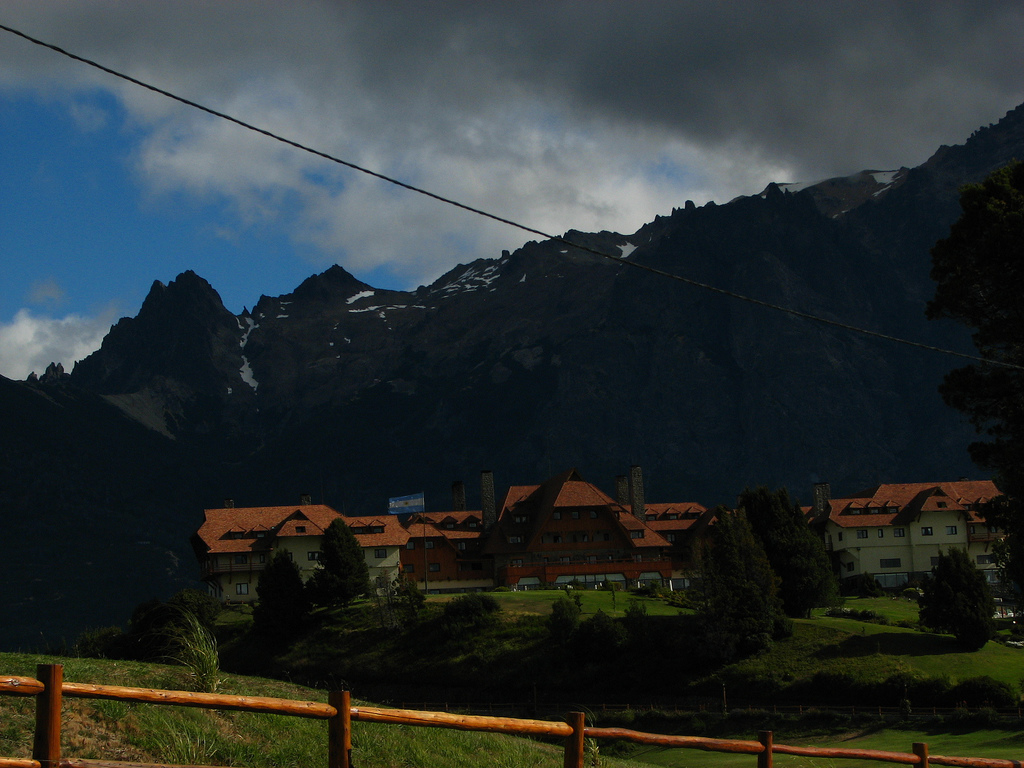
%> input picture vision_por_computador/practicas/p3/paisaje.jpg, 1024 x 768 px
$ octave ejercicio5.m   (GNU Octave 9; MATLAB toolbox functions it lacks are replaced by stand-ins)
%> lines starting %> are read from the running program, lines starting %| are printed output that depends on the picture
paisaje = imread("paisaje.jpg");
%> paisaje is the input picture: size 768x1024x3 uint8; mean R, G, B 42.1, 49.9, 51.1

paisaje_1 = rgb2lab(paisaje);
%> paisaje_1: size 768x1024x3 double; mean of channels 1, 2, 3 19.7, -1.5, -1.6
L = paisaje_1(:,:,1)/100;
L = adapthisteq(L);
paisaje_1(:,:,1) = 100*L;
%> paisaje_1: size 768x1024x3 double; mean of channels 1, 2, 3 26.5, -1.5, -1.6
paisaje_1 = lab2rgb(paisaje_1);
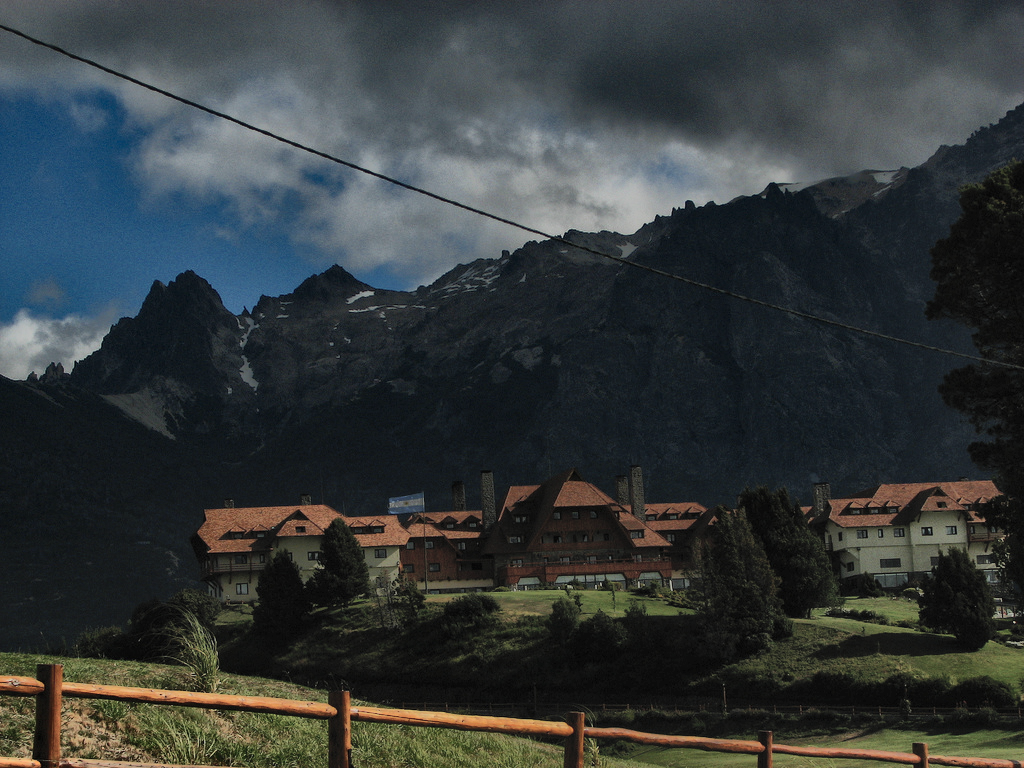
%> paisaje_1: size 768x1024x3 double; mean R, G, B 0.231, 0.259, 0.263; drawn with min black and max white
paisaje_2 = imadjust(paisaje, [], [], 0.7);
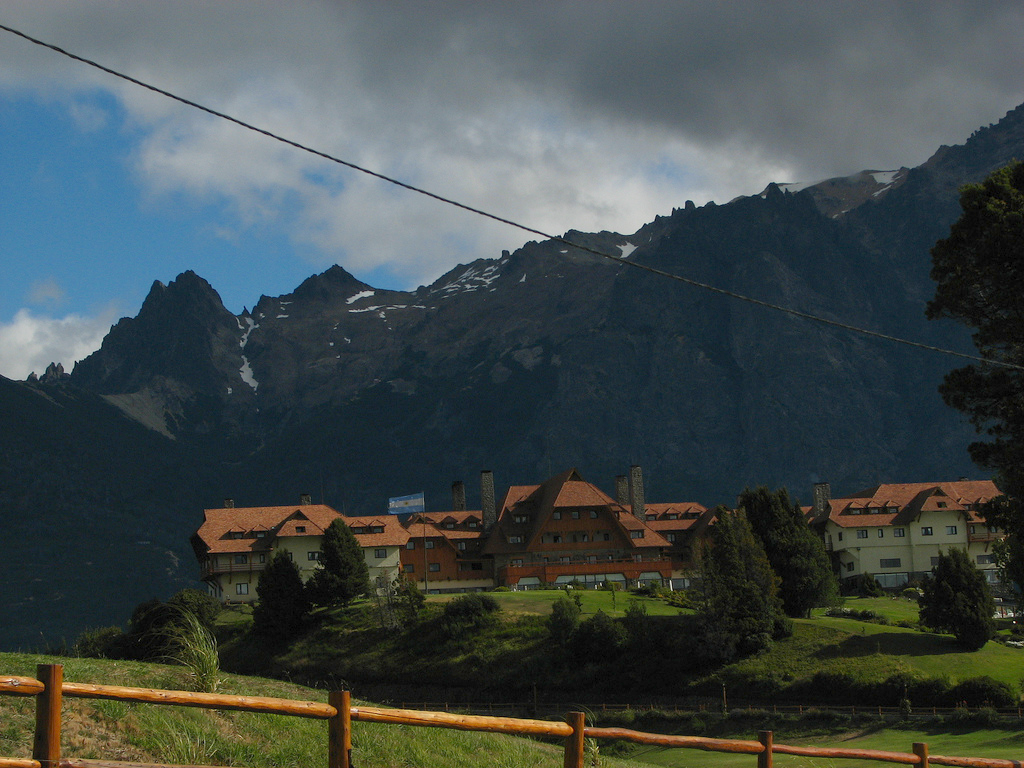
%> paisaje_2: size 768x1024x3 uint8; mean R, G, B 65.4, 75.2, 74.9
paisaje_3 = rgb2hsv(paisaje);
%> paisaje_3: size 768x1024x3 double; mean H, S, V 0.423, 0.434, 0.23
paisaje_3(:,:,3) = histeq(paisaje_3(:,:,3));
%> paisaje_3: size 768x1024x3 double; mean H, S, V 0.423, 0.434, 0.498
paisaje_3 = hsv2rgb(paisaje_3);
paisaje_4 = rgb2hsv(paisaje);
paisaje_4(:,:,2) = histeq(paisaje_4(:,:,2));
%> paisaje_4: size 768x1024x3 double; mean H, S, V 0.423, 0.498, 0.23
paisaje_4(:,:,3) = histeq(paisaje_4(:,:,3));
%> paisaje_4: size 768x1024x3 double; mean H, S, V 0.423, 0.498, 0.498
paisaje_4 = hsv2rgb(paisaje_4);
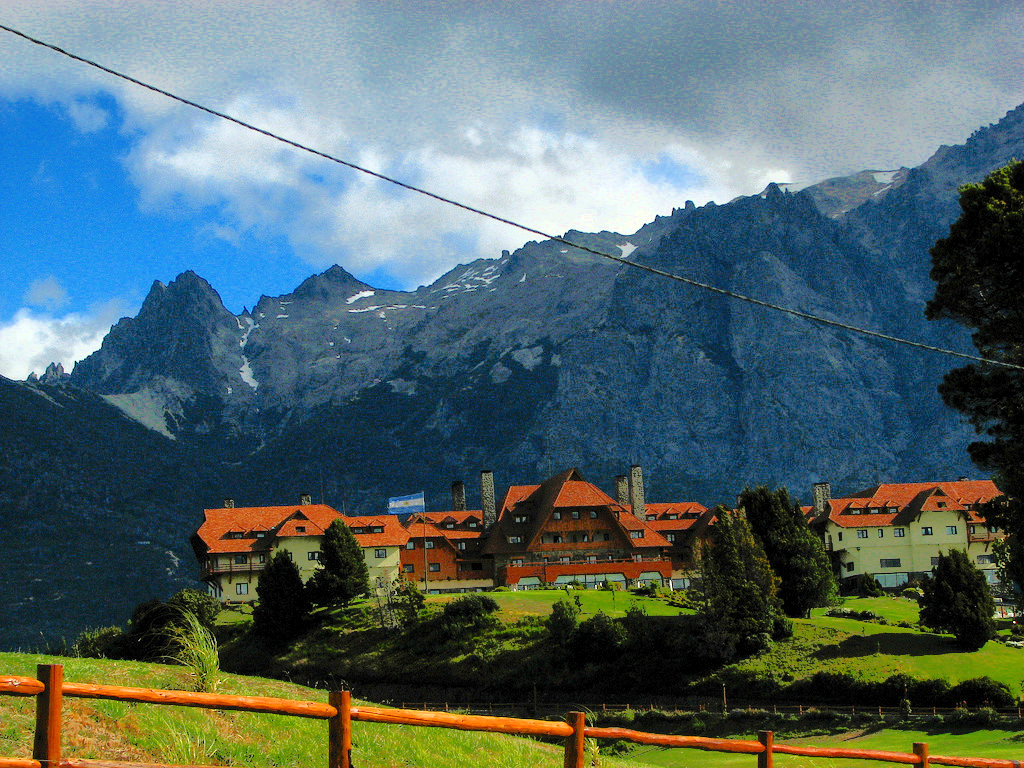
%> paisaje_4: size 768x1024x3 double; mean R, G, B 0.327, 0.41, 0.418


subplot(2,2,1);
imshow(paisaje_1)
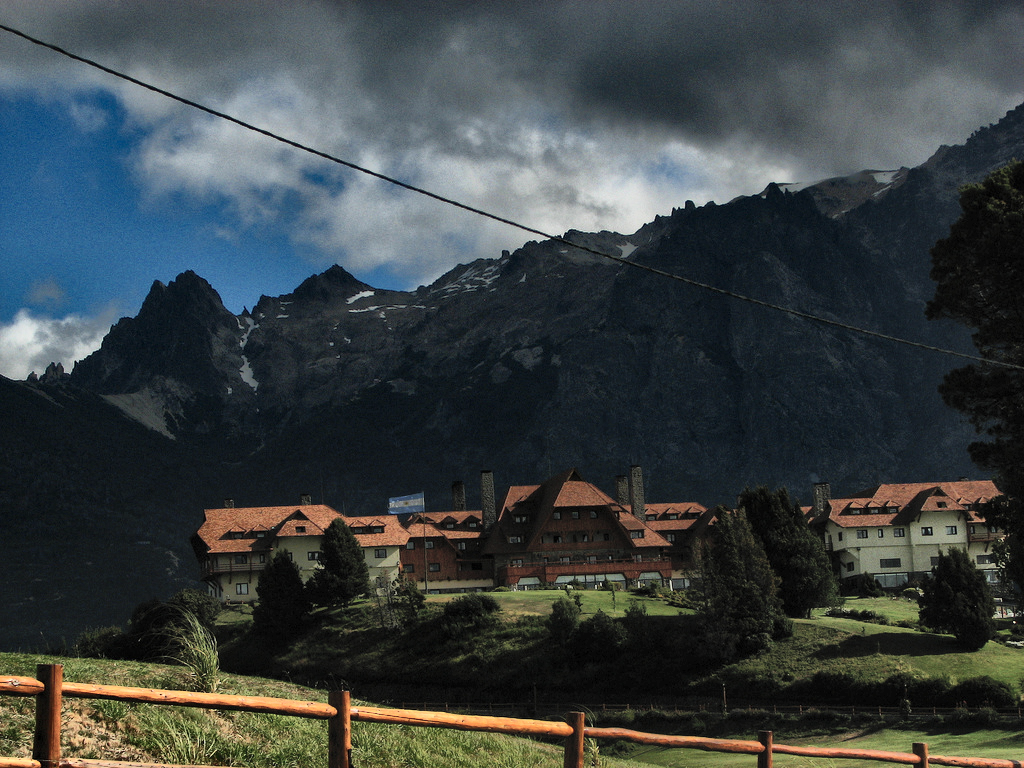
%> displayed picture: size 768x1024x3, on the screen's scale of 0 to 255; mean R, G, B 58.8, 65.9, 67.1
title("Equalización del histograma con adapthisteq")
subplot(2,2,2);
imshow(paisaje_2)
title("Ajuste gamma con gamma = 0.7")
subplot(2,2,3);
imshow(paisaje_3)
title("Equalización de la banda V")
subplot(2,2,4);
imshow(paisaje_4)
title("Equalización de las bandas SV")
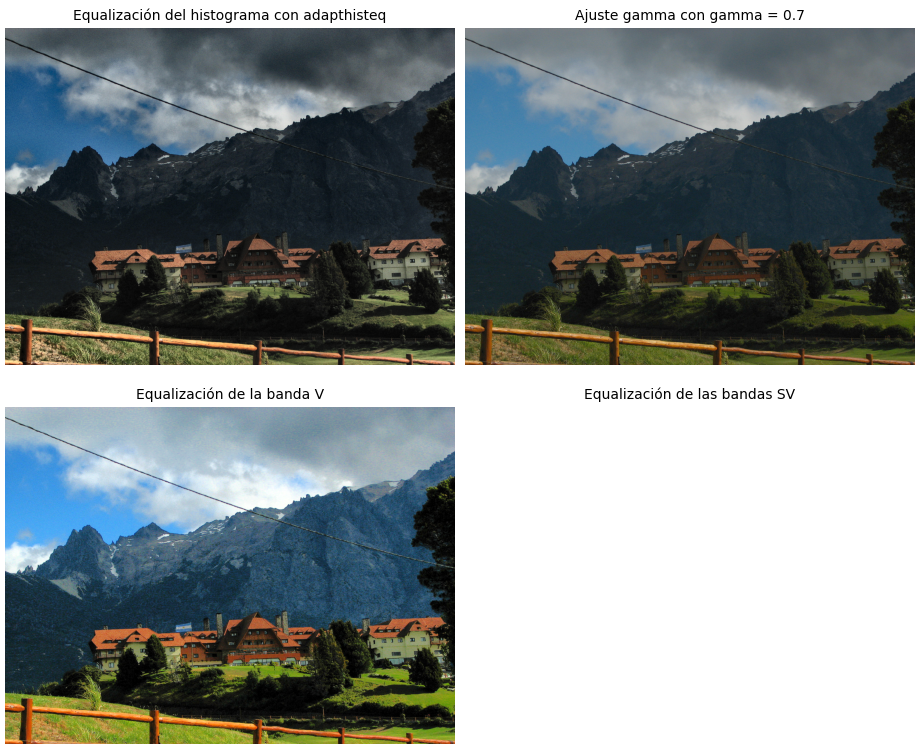
%> figure redrawn from the program's plot data, 4 panels

% La primera de las equalizaciones realizadas resalta la banda L del mapa
% de colores LAB, lo cual produce un resalto de los bordes. El segundo
% realiza se hace a través de una función gamma, que elimina parte de la
% oscuridad de la imagen. La tercera, equaliza el histograma de la banda V,
% lo cual mejora la oscuridad de la imagen, resaltando las partes de la
% montaña que estaban más oscuras. La última equaliza también la banda S,
% aumentando la saturación de la imagen. Los cuatro resultados son
% significativamente distintos, y serán más o menos adecuados para la
% utilización posterior de la imagen. A la hora de ser presentada para que
% la vea una persona, probablemente una de las dos de abajo sea la más
% adecuada, ya que los colores son más vivos y están más claras, lo que
% hace que sea más sencillo apreciar los detalles a simple vista. Las dos
% de arriba quedan un poco oscuras.

$ run again, with vision_por_computador/practicas/p3/danza.ppm saved as vision_por_computador/practicas/p3/paisaje.jpg
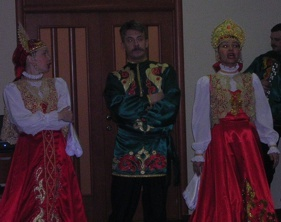
%> input picture vision_por_computador/practicas/p3/danza.ppm, 281 x 222 px
%> paisaje is the input picture: size 222x281x3 uint8; mean R, G, B 56.8, 37.2, 43.9
%> `paisaje_4 = hsv2rgb(paisaje_4);`:
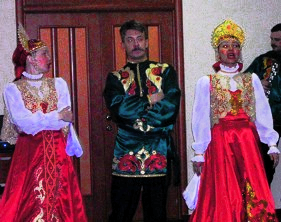
%> paisaje_4: size 222x281x3 double; mean R, G, B 0.467, 0.275, 0.335
%> `imshow(paisaje_1)`:
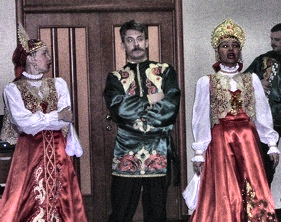
%> displayed picture: size 222x281x3, on the screen's scale of 0 to 255; mean R, G, B 119, 97.3, 102.7
